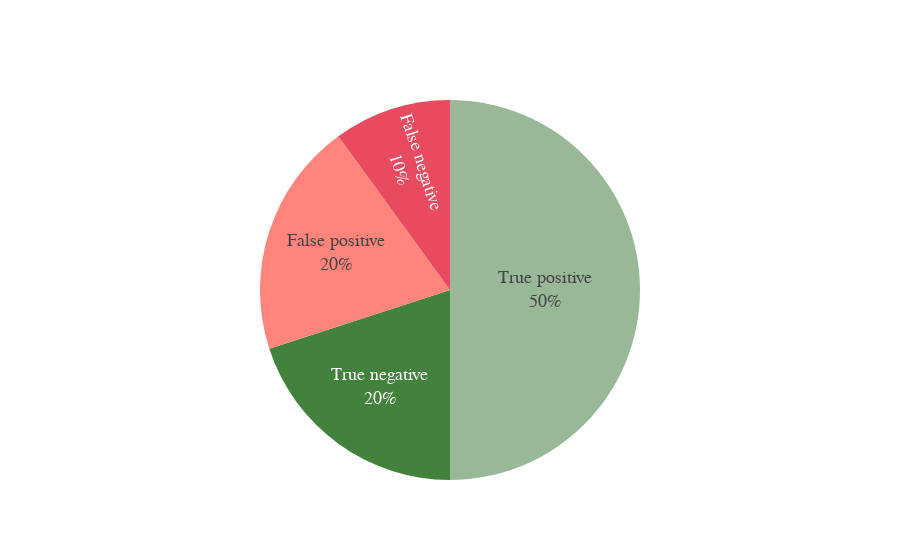

Notebook source saved alongside this figure:
### Code cell
test.accuracy_type([5,2,2,1])

### Figure 1 — Plotly figure (JSON) as saved in the notebook; plotly's stock layout.template omitted (floating-point values rounded to 4 significant figures)
{"data": [{"direction": "clockwise", "labels": ["True positive", "True negative", "False positive", "False negative"], "marker": {"colors": ["#99B898", "#42823C", "#FF847C", "#E84A5F", "#2A363B"]}, "sort": false, "textfont": {"size": 18}, "textinfo": "percent+label", "textposition": "inside", "type": "pie", "values": [5, 2, 2, 1]}], "layout": {"font": {"family": "Times New Roman"}, "showlegend": false}}
